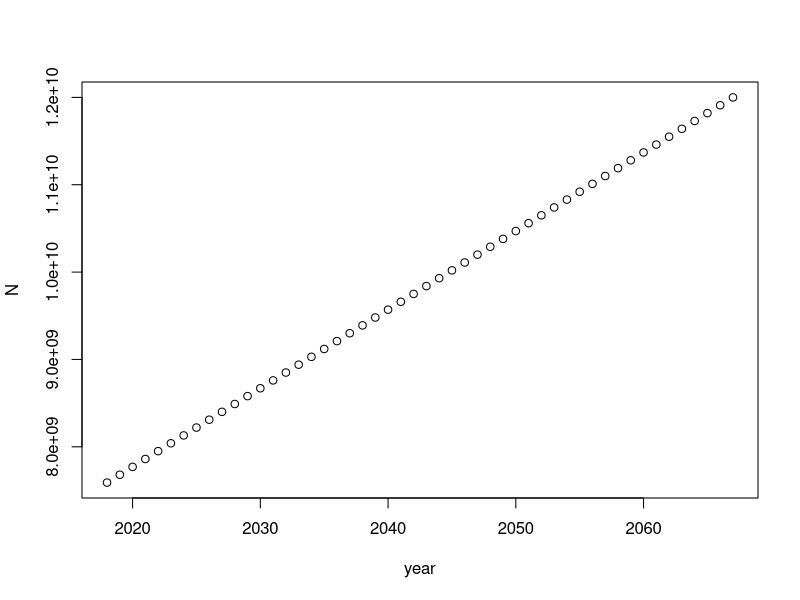
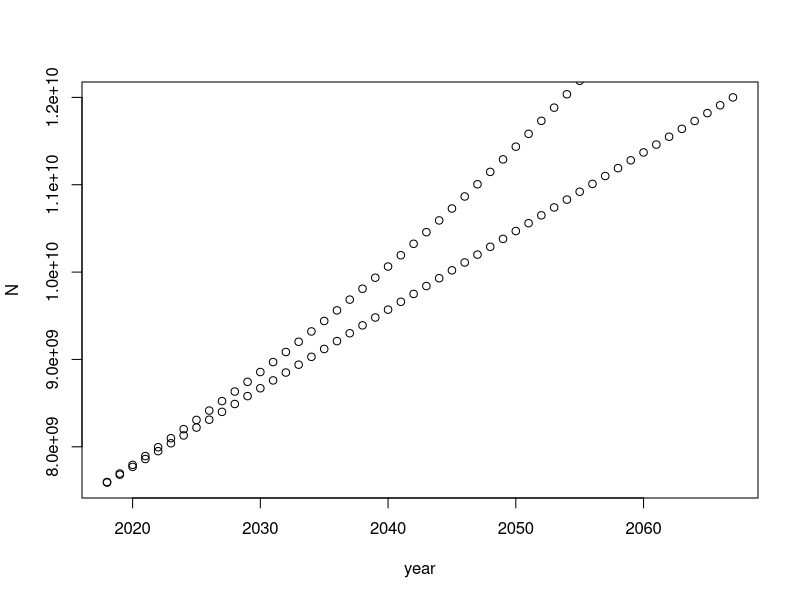

The R script that drew these images, in order:
## ---- chunk 1
N2017 <- 7.5e9
N2007 <- 6.6e9
## ---- chunk 2
# an average annual growth of 90 million people
R <- (N2017-N2007)/10
## ---- chunk 3
N2017+R # 2018
N2017+R*2 # 2019
## ---- chunk 4
# next 10 years
N2017+R*1:10
## ---- chunk 5
arith_growth <-
  data.frame(
    year = 2017 + 1:50,
    N = N2017 + R*1:50
  )
arith_growth
## ---- chunk 6
plot(arith_growth)
## ---- chunk 7
# all rows with a value of N larger or equal to 10 billion
arith_growth[arith_growth$N >= 10e9,]
# all years of rows with a value of N larger or equal to 10 billion
arith_growth[arith_growth$N >= 10e9, 'year'][1]
# the first year where N gets larger or equal to 10 billion
arith_growth[arith_growth$N >= 10e9, 'year'][1]
## ---- chunk 8
# an average annual growth rate of ~1.3%
r <- (1+(N2017-N2007)/N2007)^(1/10) - 1

# next 10 years
N2007*(1+r)^(1:10) # what's with that: N0*(1+r)^1:10

geom_growth <-
  data.frame(
    year = 2017 + 1:100,
    N = N2017*(1+r)^(1:100)
  )
geom_growth
plot(arith_growth)
lines(geom_growth, type = 'p')
geom_growth[geom_growth$N >= 10e9, 'year'][1]
## ---- chunk 9
r = log(N2017/N2007)/10

N2007*exp(r*1:10)

ExpGrowth <- function (x, N0, r) {
  N0*exp(r*x)
}

years_until_10b <- uniroot(function (x) {ExpGrowth(x, N2007, r)-10e9}, interval = c(0, 100))
years_until_10b
